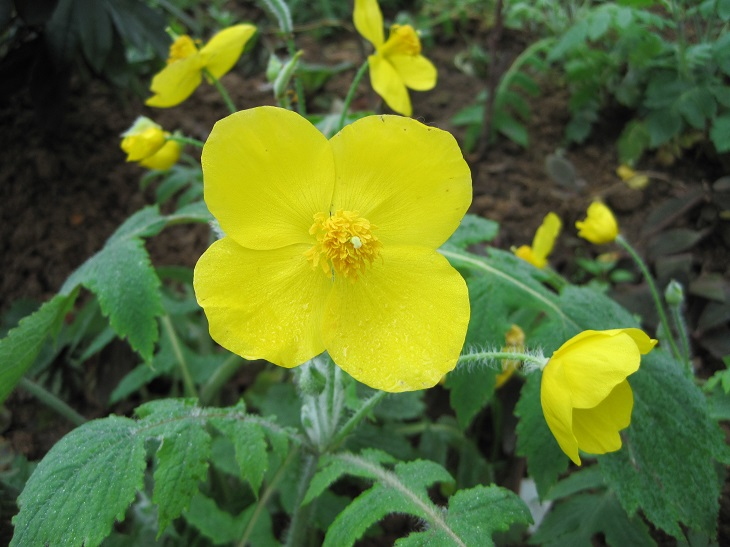
#> input picture image0.jpg, 730 x 547 px, found by its file name
$ jupyter execute '04灰度直方图源码.ipynb'   (older library calls are emulated)
#> lines starting #> are read from the running program, lines starting #| are printed output that depends on the picture
[cell 1]
# 1 0-255 2 概率
# 本质：统计每个像素灰度 出现的概率 横坐标：0-255 纵坐标：p
import cv2
import numpy as np
import matplotlib.pyplot as plt
img = cv2.imread('image0.jpg',1)
#> img is the input picture: shape (547, 730, 3); mean B, G, R 48.7, 109.6, 90.1
imgInfo = img.shape
#> imgInfo = (547, 730, 3)
height = imgInfo[0]
#> height = 547
width = imgInfo[1]
#> width = 730
gray = cv2.cvtColor(img,cv2.COLOR_BGR2GRAY)#将当前图片转化为灰度图像
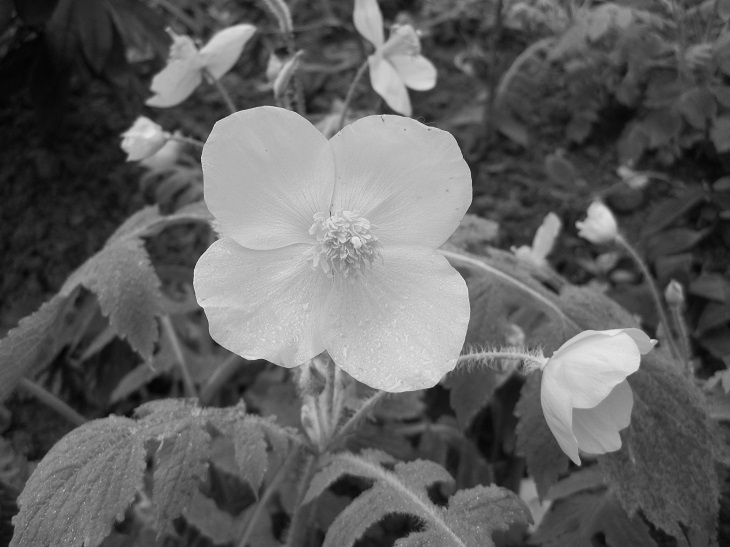
#> gray: shape (547, 730); min 4, max 236, mean 96.8
count = np.zeros(256,np.float)# 256个灰度等级
for i in range(0,height):
    for j in range(0,width):
        pixel = gray[i,j]
        index = int(pixel)
        count[index] = count[index]+1
#> after the loop, count = 256 values, max 4024 at index 64, min 0 at index 0, mean 1559.8
for i in range(0,255):
    count[i] = count[i]/(height*width)
#> after the loop, count = 256 values, max 0.0101 at index 64, min 0 at index 0, mean 0.00391
x = np.linspace(0,255,256)
y = count
#> y has the same summary as count
plt.bar(x,y,0.9,alpha=1,color='b')
plt.show()
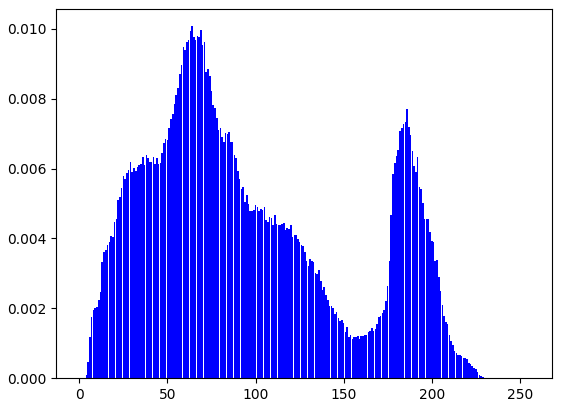
#> figure drawn by matplotlib, 1 panel; tallest bar 0.0101 high, from x = 63.55 to 64.45
cv2.waitKey(0)

$ run again, with image1.JPG copied over image0.jpg
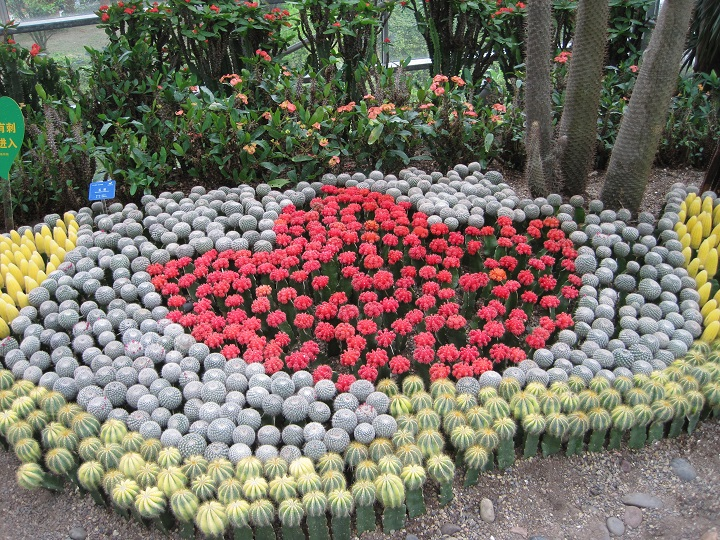
#> input picture image1.JPG, 720 x 540 px, found by its file name
#> img is the input picture: shape (540, 720, 3); mean B, G, R 101.2, 112.2, 121.6
#> `gray = cv2.cvtColor(img,cv2.COLOR_BGR2GRAY)#将当前图片转化为灰度图像`:
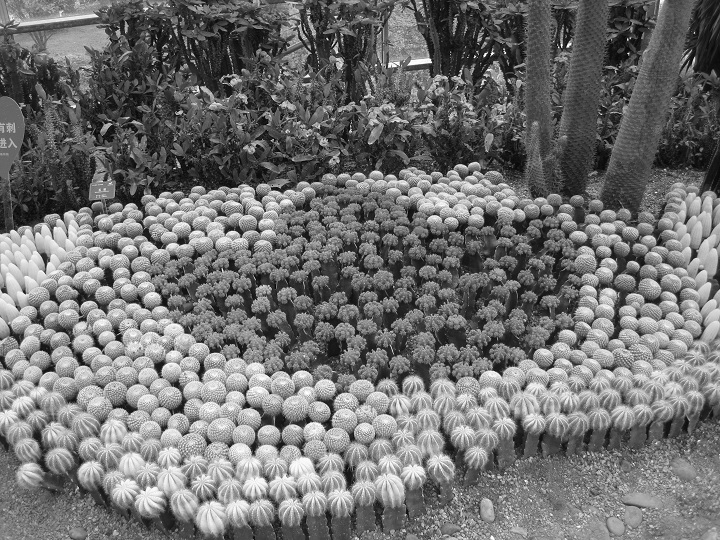
#> gray: shape (540, 720); min 1, max 255, mean 113.8
#> after the loop `for i in range(0,height):`: count = 256 values, max 2375 at index 70, min 0 at index 0, mean 1518.8
#> after the loop `for i in range(0,255):`: count = 256 values, max 17 at index 255, min 0 at index 0, mean 0.0703
#> y has the same summary as count
#> `plt.show()`:
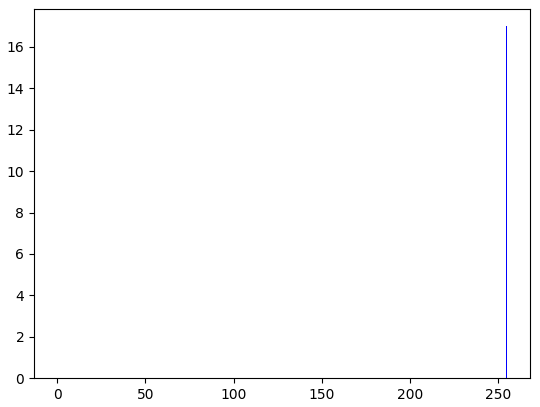
#> figure drawn by matplotlib, 1 panel; tallest bar 17 high, from x = 254.6 to 255.5
